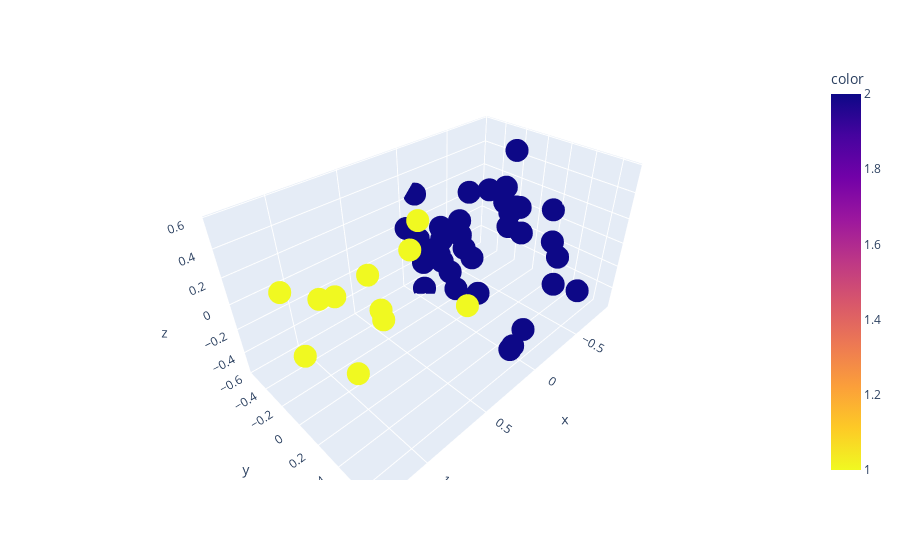

Notebook code cell kept with this figure:
### Code cell
import plotly.express as px

fig = px.scatter_3d(df4, x=X_pca[:,0], y=X_pca[:,1], z=X_pca[:,2], color=clusters, color_continuous_scale='plasma_r')
fig.show()
